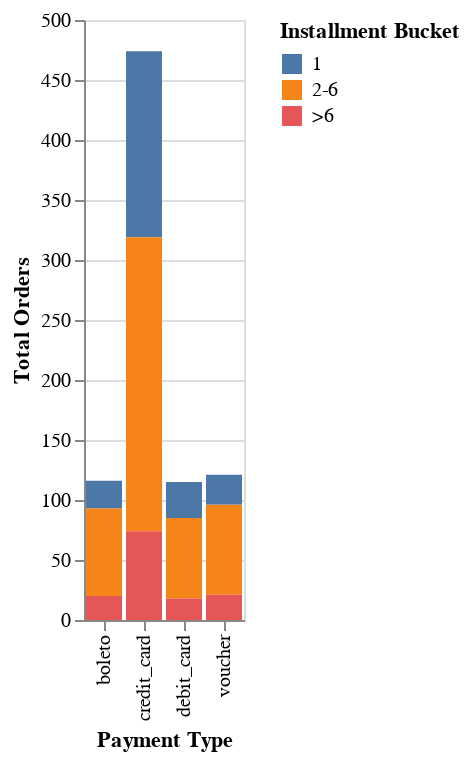

The notebook cell saved with this chart:
### Code cell
thread.plot()

### Figure 1 — Vega-Lite specification as saved in the notebook (floating-point values rounded to 4 significant figures)
{"config": {"view": {"continuousWidth": 300, "continuousHeight": 300}}, "data": {"name": "data-7fc9a345766fa1fc2d711717f5d85901"}, "mark": "bar", "encoding": {"color": {"field": "installment_bucket", "legend": {"title": "Installment Bucket"}, "type": "nominal"}, "x": {"axis": {"title": "Payment Type"}, "field": "payment_type", "type": "nominal"}, "y": {"aggregate": "sum", "axis": {"title": "Total Orders"}, "field": "orders_count", "type": "quantitative"}}, "$schema": "https://vega.github.io/schema/vega-lite/v5.json", "datasets": {"data-7fc9a345766fa1fc2d711717f5d85901": [{"payment_type": "boleto", "installment_bucket": "1", "average_order_value": 650.1, "average_review_score": 3.0, "orders_count": 23}, {"payment_type": "boleto", "installment_bucket": "2-6", "average_order_value": 1521.0, "average_review_score": 3.538, "orders_count": 73}, {"payment_type": "boleto", "installment_bucket": ">6", "average_order_value": 1209.0, "average_review_score": 1.6, "orders_count": 20}, {"payment_type": "credit_card", "installment_bucket": "1", "average_order_value": 710.1, "average_review_score": 3.63, "orders_count": 155}, {"payment_type": "credit_card", "installment_bucket": "2-6", "average_order_value": 1269.0, "average_review_score": 3.324, "orders_count": 245}, {"payment_type": "credit_card", "installment_bucket": ">6", "average_order_value": 1975.0, "average_review_score": 2.894, "orders_count": 74}, {"payment_type": "debit_card", "installment_bucket": "1", "average_order_value": 451.8, "average_review_score": 3.8, "orders_count": 30}, {"payment_type": "debit_card", "installment_bucket": "2-6", "average_order_value": 1385.0, "average_review_score": 3.2, "orders_count": 67}, {"payment_type": "debit_card", "installment_bucket": ">6", "average_order_value": 1618.0, "average_review_score": 2.6, "orders_count": 18}, {"payment_type": "voucher", "installment_bucket": "1", "average_order_value": 797.6, "average_review_score": 3.2, "orders_count": 25}, {"payment_type": "voucher", "installment_bucket": "2-6", "average_order_value": 1042.0, "average_review_score": 3.296, "orders_count": 75}, {"payment_type": "voucher", "installment_bucket": ">6", "average_order_value": 1263.0, "average_review_score": 2.143, "orders_count": 21}]}}
